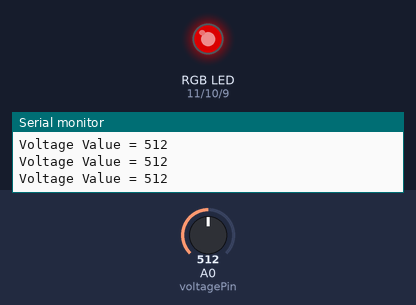
Recording of a sketch running on a simulated Arduino Uno, built with avr-gcc and run on an emulated ATmega328P. On the bench: an RGB LED mixed from three pins (HIGH = lit), the last lines printed to the serial monitor. The test bench sets the inputs (shaded band); at power-on: A0 (voltagePin) = 512. Dim RGB values are drawn brighter than linear.

Above: at 1.2 s.
1.3 s: A0 (voltagePin) set to 716
At 1.9 s:
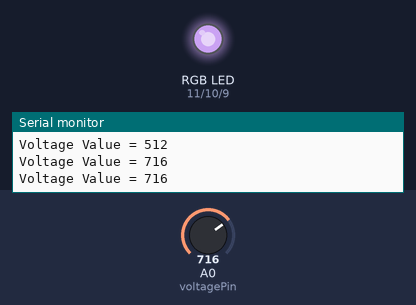
3.0 s: A0 (voltagePin) set to 900
At 4.2 s:
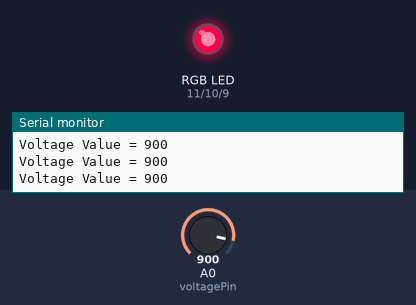
4.5 s: A0 (voltagePin) set to 1023
At 5.7 s:
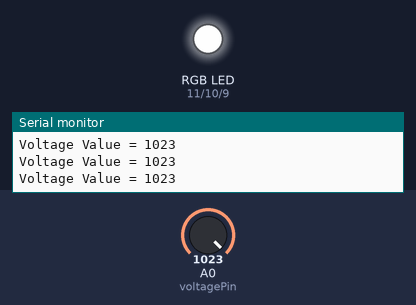
6.0 s: A0 (voltagePin) set to 511
At 7.1 s:
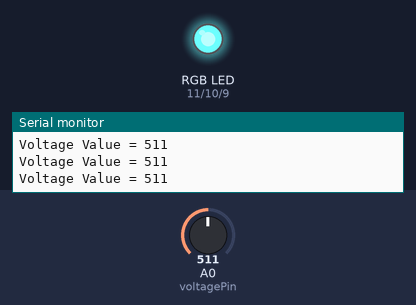
7.5 s: A0 (voltagePin) set to 306
At 8.4 s:
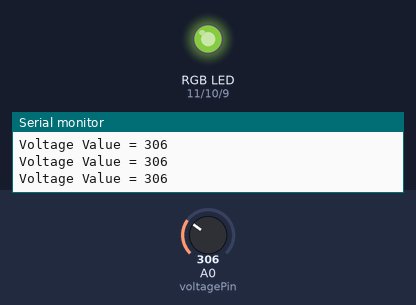
9.0 s: A0 (voltagePin) set to 122
At 9.7 s:
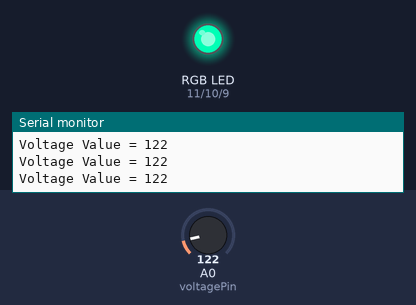
Timing chart, 0 to 11.5 s (numbered marks = the images above; inputs shaded):
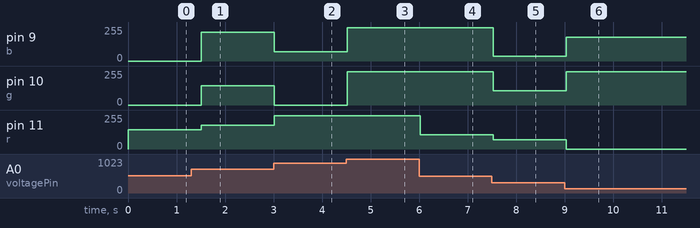

Measured:
- after the input at 1.3 s, pin 9 (b): 0/255 → 215/255 after 0.21 s; pin 10 (g): 0/255 → 143/255 after 0.21 s; pin 11 (r): 143/255 → 179/255 after 0.21 s
- after the input at 3.0 s, pin 9 (b): 215/255 → 71/255 at once; pin 10 (g): 143/255 → 0/255 at once; pin 11 (r): 179/255 → 251/255 at once
- after the input at 4.5 s, pin 9 (b): 71/255 → 251/255 at once; pin 10 (g): 0/255 → 251/255 at once
- after the input at 6.0 s, pin 11 (r): 251/255 → 107/255 at once
- after the input at 7.5 s, pin 9 (b): 251/255 → 35/255 at once; pin 10 (g): 251/255 → 107/255 at once; pin 11 (r): 107/255 → 71/255 at once
- after the input at 9.0 s, pin 9 (b): 35/255 → 179/255 at once; pin 10 (g): 107/255 → 251/255 at once; pin 11 (r): 71/255 → 0/255 at once

The sketch:

MusicLights.ino
```cpp
int voltagePin=A0;
int voltageVal=0;

long newVal=0;

String binStr;

String rBin;
String gBin;
String bBin;

int rBinVal,gBinVal,bBinVal;

int r=11;
int g=10;
int b=9;

int rv,gv,bv;

int c=0;

void setup() {

pinMode(r, OUTPUT);
pinMode(g, OUTPUT);
pinMode(b, OUTPUT);

Serial.begin(9600);
}

void loop() {
  voltageVal=analogRead(voltagePin);
  //c=c+1;
  //voltageVal=c;
  Serial.print("Voltage Value = ");
  Serial.println(voltageVal);
  voltageToRGB(voltageVal);
  delay(300);
}

void setrgb(int x, int y, int z)
{
  analogWrite(r,x);
  analogWrite(g,y);
  analogWrite(b,z);
}

String decToBin(int decValue, byte desiredStringLength) {

  String hexString = String(decValue, BIN);
  while (hexString.length() < desiredStringLength) hexString = "0" + hexString;

  return hexString;
}

int binToDecRGB(int binVal)
{
 switch(binVal)
 {
  case 0: return 0;
          break;
  case 1: return 35;
          break;
  case 10: return 71;
          break;
  case 11: return 107;
          break;
  case 100: return 143;
          break;
  case 101: return 179;
          break;
  case 110: return 215;
          break;
  case 111: return 251;
          break;
  default: return 255;
 }
}
void voltageToRGB(int voltage)
{

  binStr=decToBin(voltage,10);

  rBin=binStr.substring(0,3);
  gBin=binStr.substring(3,6);
  bBin=binStr.substring(6,9);

  rBinVal=rBin.toInt();
  gBinVal=gBin.toInt();
  bBinVal=bBin.toInt();

  rv=binToDecRGB(rBinVal);
  gv=binToDecRGB(gBinVal);
  bv=binToDecRGB(bBinVal);

  setrgb(rv,gv,bv);

/*  Serial.print("Bin Value = ");
  Serial.println(binStr);
  Serial.print("R Bin Value = ");
  Serial.print(rBinVal);
  Serial.print("    R Int Value = ");
  Serial.println(r);
  Serial.print("G Bin Value = ");
  Serial.print(gBinVal);
  Serial.print("    G Int Value = ");
  Serial.println(g);
  Serial.print("B Bin Value = ");
  Serial.print(bBinVal);
  Serial.print("    B Int Value = ");
  Serial.println(b);
  */
}
```
